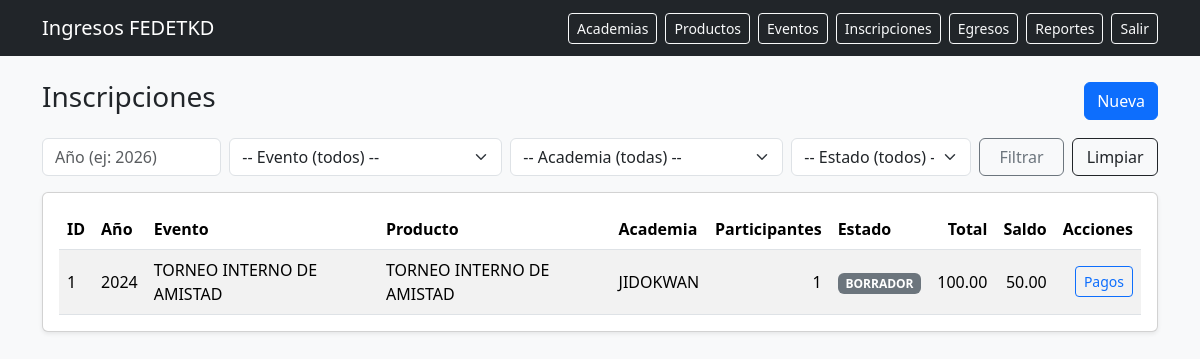
Screenshot of /inscripciones/ (signed in) with the database file from the repository.
### app/models/inscripciones.py (models this page shows)
class Inscripcion(TimestampMixin, db.Model):
    __tablename__ = "inscripciones"
    id = db.Column(db.Integer, primary_key=True)
    evento_id = db.Column(db.Integer, db.ForeignKey("eventos.id"), nullable=False, index=True)
    academia_id = db.Column(db.Integer, db.ForeignKey("academias.id"), nullable=False, index=True)
    evento = db.relationship("Evento", backref=db.backref("inscripciones", lazy=True))
    academia = db.relationship("Academia", backref=db.backref("inscripciones", lazy=True))
    estado = db.Column(db.String(20), default="BORRADOR", nullable=False)  # BORRADOR/ENVIADA/CONFIRMADA
    cantidad_participantes = db.Column(db.Integer, nullable=False, default=1)
    subtotal = db.Column(db.Numeric(12, 2), default=0, nullable=False)
    descuentos = db.Column(db.Numeric(12, 2), default=0, nullable=False)
    total = db.Column(db.Numeric(12, 2), default=0, nullable=False)
    saldo = db.Column(db.Numeric(12, 2), default=0, nullable=False)
    __table_args__ = (
        db.UniqueConstraint("evento_id", "academia_id", name="uq_inscripcion_evento_academia"),
    )

### app/models/eventos.py (models this page shows)
class Evento(TimestampMixin, db.Model):
    __tablename__ = "eventos"
    id = db.Column(db.Integer, primary_key=True)
    producto_id = db.Column(db.Integer, db.ForeignKey("productos_servicio.id"), nullable=False, index=True)
    nombre = db.Column(db.String(190), nullable=False)
    anio = db.Column(db.Integer, nullable=False, index=True)
    sede = db.Column(db.String(150), nullable=True)
    fecha_inicio = db.Column(db.Date, nullable=True)
    fecha_fin = db.Column(db.Date, nullable=True)
    estado = db.Column(db.String(20), nullable=False, default="BORRADOR")
    valor_base = db.Column(db.Numeric(10, 2), nullable=False, default=0)
    producto = db.relationship("ProductoServicio", backref=db.backref("eventos", lazy=True))

### app/models/catalogos.py (models this page shows)
class ProductoServicio(TimestampMixin, db.Model):
    __tablename__ = "productos_servicio"
    id = db.Column(db.Integer, primary_key=True)
    rubro_id = db.Column(db.Integer, db.ForeignKey("rubros.id"), nullable=False, index=True)
    rubro = db.relationship("Rubro", backref=db.backref("productos", lazy=True))
    nombre = db.Column(db.String(190), nullable=False, index=True)
    descripcion = db.Column(db.Text, nullable=True)
    requiere_categoria = db.Column(db.Boolean, default=False, nullable=False)
    requiere_dan = db.Column(db.Boolean, default=False, nullable=False)
    requiere_division_poomsae = db.Column(db.Boolean, default=False, nullable=False)

### app/models/academia.py (models this page shows)
class Academia(TimestampMixin, db.Model):
    __tablename__ = "academias"
    id = db.Column(db.Integer, primary_key=True)
    nombre = db.Column(db.String(190), unique=True, nullable=False, index=True)
    ruc = db.Column(db.String(20), nullable=True)
    provincia = db.Column(db.String(100), nullable=True)
    ciudad = db.Column(db.String(100), nullable=True)
    direccion = db.Column(db.String(255), nullable=True)
    representante = db.Column(db.String(190), nullable=True)
    telefono = db.Column(db.String(50), nullable=True)
    email = db.Column(db.String(190), nullable=True)
    estado = db.Column(db.String(20), default="ACTIVA", nullable=False)  # ACTIVA/INACTIVA

### app/blueprints/inscripciones/routes.py (the view)
@bp.route("/")
@login_required
def index():
    anio = (request.args.get("anio") or "").strip()
    evento_id = (request.args.get("evento_id") or "").strip()
    academia_id = (request.args.get("academia_id") or "").strip()
    estado = (request.args.get("estado") or "").strip()
    q = (
        db.session.query(Inscripcion, Evento, Academia, ProductoServicio)
        .join(Evento, Evento.id == Inscripcion.evento_id)
        .join(ProductoServicio, ProductoServicio.id == Evento.producto_id)
        .join(Academia, Academia.id == Inscripcion.academia_id)
        .order_by(Inscripcion.id.desc())
    )
    if anio.isdigit():
        q = q.filter(Evento.anio == int(anio))
    if evento_id.isdigit():
        q = q.filter(Inscripcion.evento_id == int(evento_id))
    if academia_id.isdigit():
        q = q.filter(Inscripcion.academia_id == int(academia_id))
    if estado:
        q = q.filter(Inscripcion.estado == estado)
    rows = q.all()
    eventos = Evento.query.order_by(Evento.anio.desc(), Evento.nombre.asc()).all()
    academias = Academia.query.order_by(Academia.nombre.asc()).all()
    filtros = {
        "anio": anio,
        "evento_id": evento_id,
        "academia_id": academia_id,
        "estado": estado,
    }
    return render_template(
        "inscripciones/index.html",
        rows=rows,
        eventos=eventos,
        academias=academias,
        filtros=filtros,
        estados=["BORRADOR", "ENVIADA", "CONFIRMADA"],
    )

### app/models/auth.py (called while the page is built)
@login_manager.user_loader
def load_user(user_id: str):
    return User.query.get(int(user_id))

### app/templates/inscripciones/index.html (shortened to what this page needs)
{% extends "base.html" %}
{% block content %}
<div class="d-flex justify-content-between align-items-center mb-3">
  <h3>Inscripciones</h3>
  <a href="{{ url_for('inscripciones.nuevo') }}" class="btn btn-primary">Nueva</a>
</div>
<form class="row g-2 mb-3" method="get">
  <div class="col-md-2">
    <input class="form-control" name="anio" placeholder="Año (ej: 2026)" value="{{ filtros.anio }}">
  </div>
  <div class="col-md-3">
    <select class="form-select" name="evento_id">
      <option value="">-- Evento (todos) --</option>
    </select>
  </div>
  <div class="col-md-3">
    <select class="form-select" name="academia_id">
      <option value="">-- Academia (todas) --</option>
    </select>
  </div>
  <div class="col-md-2">
    <select class="form-select" name="estado">
      <option value="">-- Estado (todos) --</option>
    </select>
  </div>
  <div class="col-md-1 d-grid">
    <button class="btn btn-outline-secondary">Filtrar</button>
  </div>
  <div class="col-md-1 d-grid">
    <a class="btn btn-outline-dark" href="{{ url_for('inscripciones.index') }}">Limpiar</a>
  </div>
</form>
<div class="card shadow-sm">
  <div class="card-body">
    {% if rows|length == 0 %}
      <div class="text-muted">No hay inscripciones con esos filtros.</div>
    {% else %}
      <div class="table-responsive">
        <table class="table table-striped align-middle mb-0">
          <thead>
            <tr>
              <th>ID</th>
              <th>Año</th>
              <th>Evento</th>
              <th>Producto</th>
              <th>Academia</th>
              <th class="text-end">Participantes</th>
              <th>Estado</th>
              <th class="text-end">Total</th>
              <th class="text-end">Saldo</th>
              <th class="text-end">Acciones</th>
            </tr>
          </thead>
          <tbody>
            {% for ins, e, a, p in rows %}
              <tr>
                <td>{{ ins.id }}</td>
                <td>{{ e.anio }}</td>
                <td>{{ e.nombre }}</td>
                <td>{{ p.nombre }}</td>
                <td>{{ a.nombre }}</td>
                <td class="text-end">{{ ins.cantidad_participantes or 0 }}</td>
                <td><span class="badge text-bg-secondary">{{ ins.estado }}</span></td>
                <td class="text-end">{{ "%.2f"|format(ins.total or 0) }}</td>
                <td class="text-end">{{ "%.2f"|format(ins.saldo or 0) }}</td>
                <td class="text-end">
                  <a class="btn btn-sm btn-outline-primary"
                     href="{{ url_for('inscripciones.pagos', inscripcion_id=ins.id) }}">
                    Pagos
                  </a>
                </td>
              </tr>
            {% endfor %}
          </tbody>
        </table>
      </div>
    {% endif %}
  </div>
</div>
{% endblock %}

### rows the page displays
Inscripcion: id "1", anio "2024", nombre "TORNEO INTERNO DE AMISTAD", nombre "JIDOKWAN", cantidad_participantes "1", estado "BORRADOR", total "100.00", saldo "50.00"
